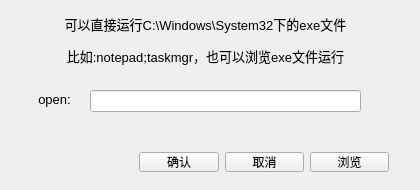
<?xml version="1.0" encoding="UTF-8"?>
<ui version="4.0">
 <class>Widget</class>
 <widget class="QWidget" name="Widget">
  <property name="geometry">
   <rect>
    <x>0</x>
    <y>0</y>
    <width>420</width>
    <height>190</height>
   </rect>
  </property>
  <property name="windowTitle">
   <string>Widget</string>
  </property>
  <widget class="QLabel" name="infolabel">
   <property name="geometry">
    <rect>
     <x>40</x>
     <y>10</y>
     <width>331</width>
     <height>61</height>
    </rect>
   </property>
   <property name="text">
    <string>&lt;html&gt;&lt;head/&gt;&lt;body&gt;&lt;p align=&quot;center&quot;&gt;&lt;span style=&quot; font-size:10pt;&quot;&gt;可以直接运行C:\Windows\System32下的exe文件&lt;/span&gt;&lt;/p&gt;&lt;p align=&quot;center&quot;&gt;&lt;span style=&quot; font-size:10pt;&quot;&gt;比如:notepad;taskmgr，也可以浏览exe文件运行&lt;/span&gt;&lt;/p&gt;&lt;/body&gt;&lt;/html&gt;</string>
   </property>
  </widget>
  <widget class="QLabel" name="openlabel">
   <property name="geometry">
    <rect>
     <x>29</x>
     <y>90</y>
     <width>51</width>
     <height>20</height>
    </rect>
   </property>
   <property name="text">
    <string>&lt;html&gt;&lt;head/&gt;&lt;body&gt;&lt;p align=&quot;center&quot;&gt;&lt;span style=&quot; font-size:10pt;&quot;&gt;open:&lt;/span&gt;&lt;/p&gt;&lt;/body&gt;&lt;/html&gt;</string>
   </property>
  </widget>
  <widget class="QLineEdit" name="cmdlineEdit">
   <property name="geometry">
    <rect>
     <x>90</x>
     <y>90</y>
     <width>271</width>
     <height>22</height>
    </rect>
   </property>
  </widget>
  <widget class="QWidget" name="layoutWidget">
   <property name="geometry">
    <rect>
     <x>139</x>
     <y>152</y>
     <width>250</width>
     <height>20</height>
    </rect>
   </property>
   <layout class="QHBoxLayout" name="horizontalLayout">
    <item>
     <widget class="QPushButton" name="confirmButton">
      <property name="text">
       <string>确认</string>
      </property>
     </widget>
    </item>
    <item>
     <widget class="QPushButton" name="cancelButton">
      <property name="text">
       <string>取消</string>
      </property>
     </widget>
    </item>
    <item>
     <widget class="QPushButton" name="browseButton">
      <property name="text">
       <string>浏览</string>
      </property>
     </widget>
    </item>
   </layout>
  </widget>
 </widget>
 <resources/>
 <connections/>
</ui>
